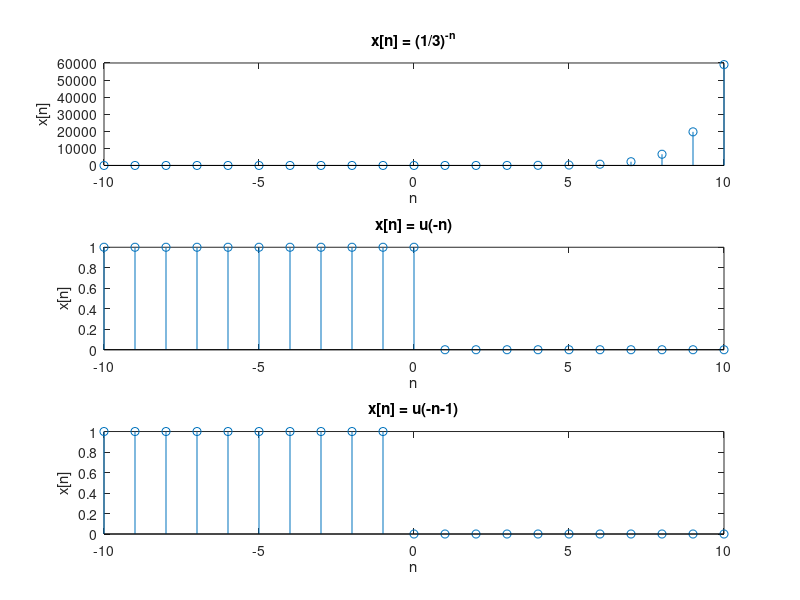
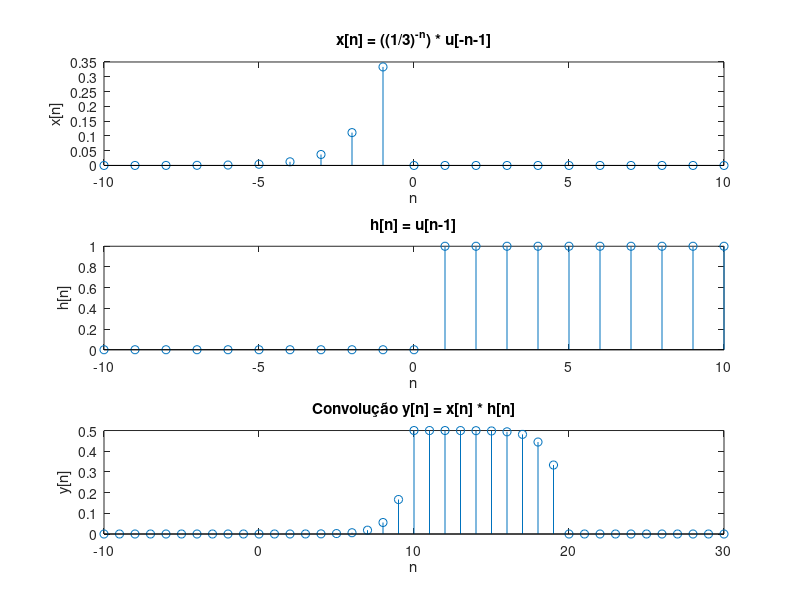

Write the MATLAB code that produced these figures, in order.
% Definir a função degrau unitário
u = @(n) double(n >= 0);

% Definir os sinais
n = -10:10; % Intervalo para n

% x[n] = ((1/3)^-n) * u[-n-1]
x = ((1/3).^-n) .* u(-n-1);

% h[n] = u[n-1]
h = u(n-1);

% Plotar as funções presentes
figure;

x_1 = ((1/3).^-n);
subplot(3, 1, 1);
stem(-10:10, x_1);
title('x[n] = (1/3)^{-n}');
xlabel('n');
ylabel('x[n]');

x_2 = (u(-n));
subplot(3, 1, 2);
stem(-10:10, x_2);
title('x[n] = u(-n)');
xlabel('n');
ylabel('x[n]');

x_3 = (u(-n -1));
subplot(3, 1, 3);
stem(-10:10, x_3);
title('x[n] = u(-n-1)');
xlabel('n');
ylabel('x[n]');





% Inicializar o resultado da convolução
len_x = length(x);
len_h = length(h);
len_conv = len_x + len_h - 1;
y_conv = zeros(1, len_conv);

% Calcular a convolução manualmente
for n = 1:len_conv
    for m = 1:len_x
        if (n - m + 1 > 0) && (n - m + 1 <= len_h)
            y_conv(n) = y_conv(n) + x(m) * h(n - m + 1);
        end
    end
end

% Definir o novo intervalo para a sequência convoluída
n_conv = (-10) + (0:len_conv-1);

% Plotar os sinais e o resultado da convolução
figure;
subplot(3, 1, 1);
stem(-10:10, x);
title('x[n] = ((1/3)^{-n}) * u[-n-1]');
xlabel('n');
ylabel('x[n]');

subplot(3, 1, 2);
stem(-10:10, h);
title('h[n] = u[n-1]');
xlabel('n');
ylabel('h[n]');

subplot(3, 1, 3);
stem(n_conv, y_conv);
title('Convolução y[n] = x[n] * h[n]');
xlabel('n');
ylabel('y[n]');

